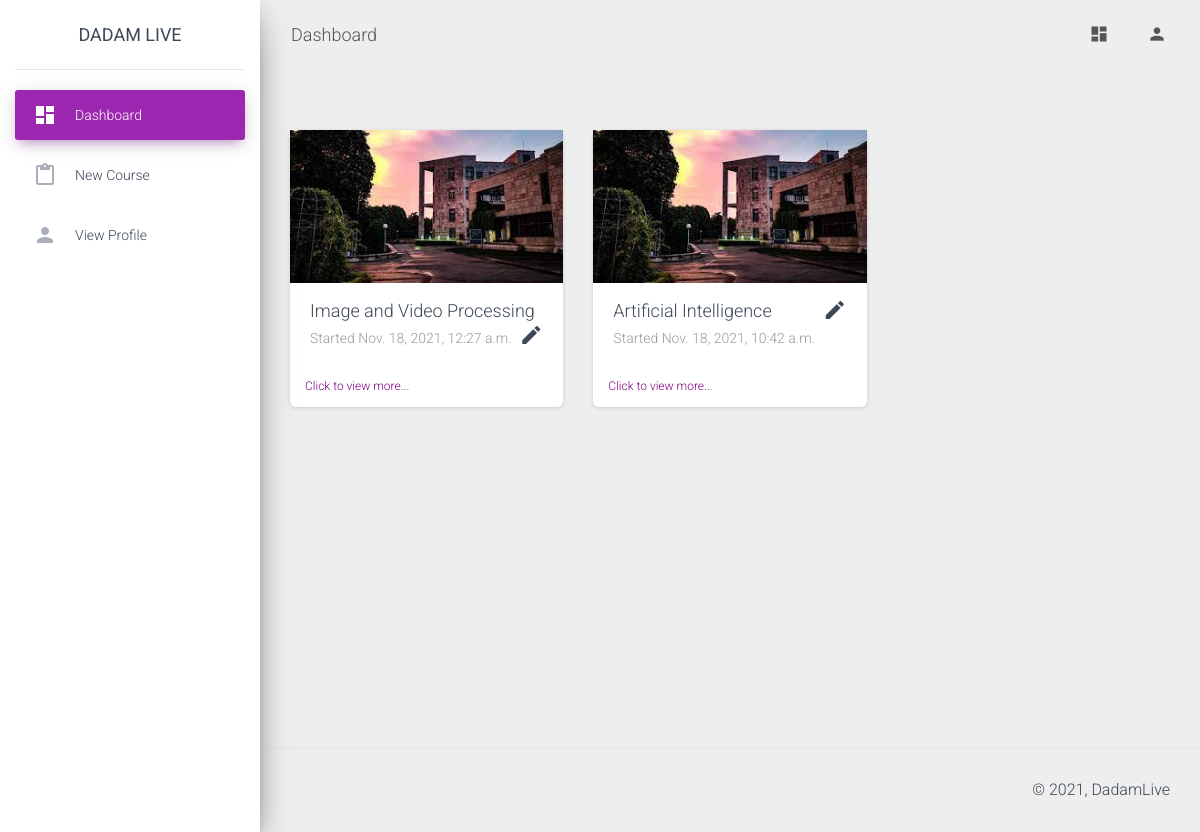
Before: /dashboard/faculty/ (signed in) with the older database file.
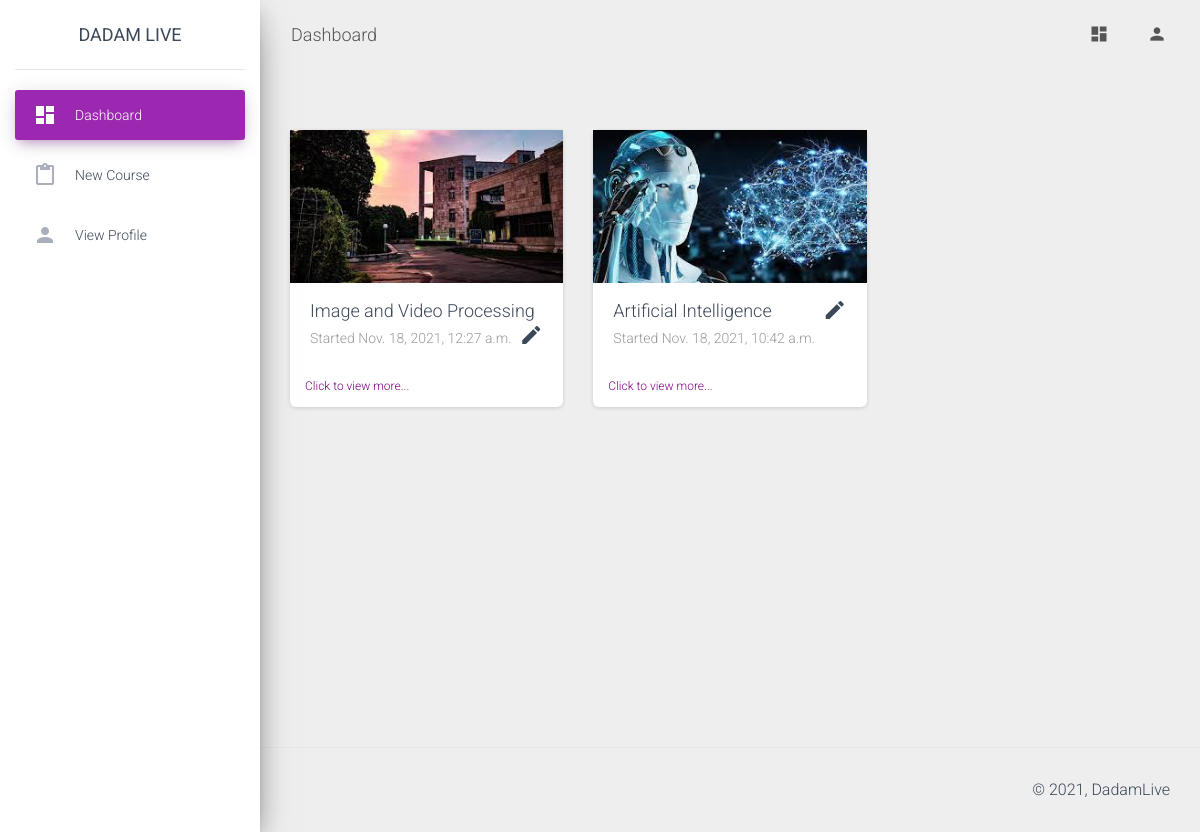
After: the same page with the newer database file.
### faculty/models.py (models this page shows, shortened)
class Course(models.Model):
    instructor=models.ForeignKey(User, on_delete=models.CASCADE, null=True, blank=True)
    image=models.ImageField(upload_to='post_images/', default="demo.jpg", null=True)
    courseName=models.CharField(null=True, max_length=200)
    created_on=models.DateTimeField(default=datetime.datetime.now(timezone('Asia/Kolkata')))

### faculty/views.py (the view, shortened to what this page needs)
# urls.py: path('',views.dashboardFaculty,name="dashboardFaculty"),
def dashboardFaculty(request):
    faculty=basicChecking(request)
    if faculty==False:
        return redirect('home')
    courses=Course.objects.filter(instructor=request.user)
    return render(request,"faculty/dashboard.html",context={"faculty": faculty, "courses": courses})

### faculty/views.py (called while the page is built)
def basicChecking(request):
    if request.user.is_authenticated==False:
        return False
    try:
        info=UserInformation.objects.get(user=request.user)
        if info.userType.userTypeCode==settings.CODE_FACULTY:
            faculty=Faculty.objects.get(user=request.user)
            return faculty
        return False
    except:
        return False

### faculty/templates/faculty/dashboard.html (shortened to what this page needs)
{% extends 'faculty/base.html' %} {% load static %}
{% block heading %}Dashboard{% endblock %}
{% block main_body %}
      <div class="row">
        {% for course in courses %}
        <div class="col-md-4">
          <div class="card card-chart">
            {% if course.image %}
            <img src="{{course.image.url}}" data-toggle="modal" data-target="#modal" onclick="setID('{{course.id}}')">
            {% else %}
            <img src="{% static 'images/demo.jpg' %}" data-toggle="modal" data-target="#modal" onclick="setID('{{course.id}}')">
            {% endif %}
              <div class="card-body">
                <h4 class="card-title">{{course.courseName}}<a href="#" data-toggle="modal" data-target="#modal1" class="material-icons" style="float: right;" onclick="setIDName('{{course.id}}','{{course.courseName}}')">edit</a></h4>
                <p class="card-category">Started {{course.created_on}}</p>
              </div>
              <a href="{% url 'view_course' course_id=course.id %}">
              <div class="card-footer">
                <div class="stats" style="color: purple;">
                  Click to view more...
                </div>
              </div>
            </a>
          </div>
        </div>
        {% endfor %}
      </div>
{% endblock %}
{% block left_panel %}
<li class="nav-item active">
    <a class="nav-link" href="{% url 'dashboardFaculty' %}">
      <i class="material-icons">dashboard</i>
      <p>Dashboard</p>
    </a>
  </li>
  <li class="nav-item ">
    <a class="nav-link" href="{% url 'start_new_course' %}">
      <i class="material-icons">content_paste</i>
      <p>New Course</p>
    </a>
  </li>
  <li class="nav-item ">
    <a class="nav-link" href="{% url 'view_profile_fa' %}">
      <i class="material-icons">person</i>
      <p>View Profile</p>
    </a>
  </li>
{% endblock %}

Changed rows visible on the page:
changed Course "Artificial Intelligence": image: a different picture
